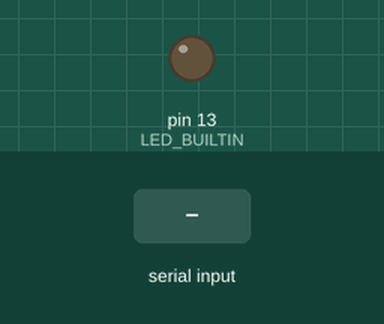
This sketch was run on a simulated Arduino Uno, built with avr-gcc and run on an emulated ATmega328P. On the bench: output pins drawn as LEDs (lit = HIGH). Dashed ring = blinking. Inputs (shaded band) come from the test bench. Random numbers use the default seed unless the sketch sets one.

Above: at 1.2 s.
1.3 s: "90,45\n" received over Serial
At 2.1 s:
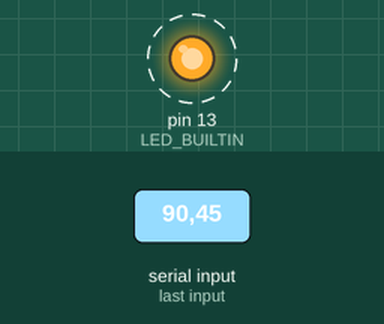
Timing chart, 0 to 10.3 s (numbered marks = the images above; inputs shaded):
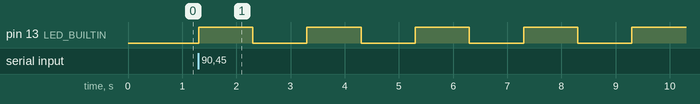

Measured:
- after the input at 1.3 s, pin 13 (LED_BUILTIN): alternates HIGH for 1.0 s and LOW for 1.0 s, starting at once

The sketch:

1.1p.ino
```cpp
int led_high = 0 ;
int b = 0;
int blink = 0;

void setup(){
  pinMode(LED_BUILTIN,OUTPUT);
  digitalWrite(LED_BUILTIN,LOW);
  Serial.begin(9600);//set baud rate

}

void loop(){
  if(Serial.available() > 0){// check for available data
   blink= Serial.parseInt(); // read the blinking time from the python code
   for (int i = 0; i< blink ; i++){
    digitalWrite(LED_BUILTIN,HIGH);//turn the LED on
    delay(1000);// wait for 1 second
    digitalWrite(LED_BUILTIN,LOW);// tirn the LED off
    delay(1000);// wait for 1 second
   }
   b = random(1, 10);
   Serial.println(b);

  }
  }
```
